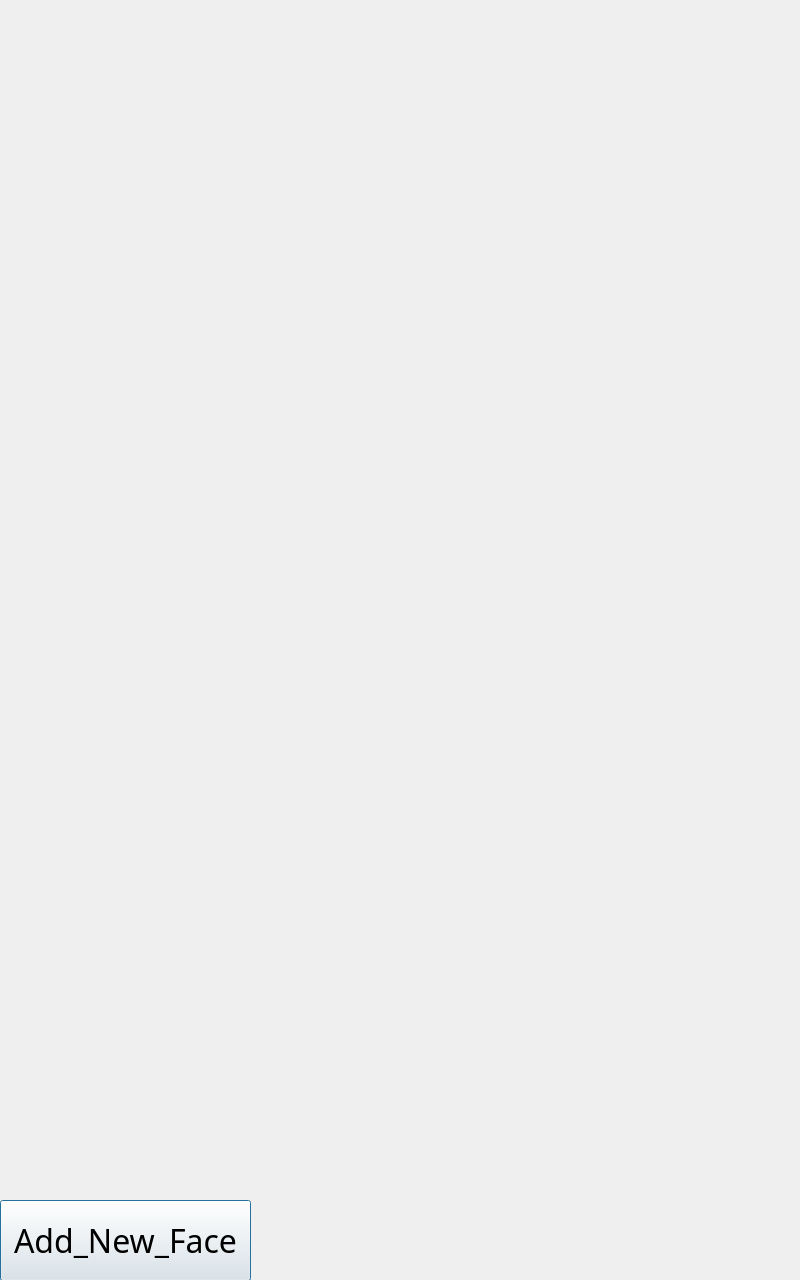
<?xml version="1.0" encoding="UTF-8"?>
<ui version="4.0">
 <class>OutputDialog</class>
 <widget class="QDialog" name="OutputDialog">
  <property name="geometry">
   <rect>
    <x>0</x>
    <y>0</y>
    <width>800</width>
    <height>1280</height>
   </rect>
  </property>
  <property name="minimumSize">
   <size>
    <width>800</width>
    <height>1280</height>
   </size>
  </property>
  <property name="maximumSize">
   <size>
    <width>800</width>
    <height>1280</height>
   </size>
  </property>
  <property name="font">
   <font>
    <family>Calibri</family>
    <weight>75</weight>
    <bold>true</bold>
   </font>
  </property>
  <property name="windowTitle">
   <string>face_rec</string>
  </property>
  <property name="windowIcon">
   <iconset>
    <normaloff>:/icon/icon.png</normaloff>:/icon/icon.png</iconset>
  </property>
  <widget class="QLabel" name="imgLabel">
   <property name="geometry">
    <rect>
     <x>-580</x>
     <y>0</y>
     <width>1980</width>
     <height>1080</height>
    </rect>
   </property>
   <property name="minimumSize">
    <size>
     <width>1980</width>
     <height>1080</height>
    </size>
   </property>
   <property name="maximumSize">
    <size>
     <width>1920</width>
     <height>1080</height>
    </size>
   </property>
   <property name="styleSheet">
    <string notr="true">bakgraound color: rgb(0, 0, 0)</string>
   </property>
   <property name="text">
    <string/>
   </property>
   <property name="alignment">
    <set>Qt::AlignCenter</set>
   </property>
  </widget>
  <widget class="QPushButton" name="add">
   <property name="geometry">
    <rect>
     <x>0</x>
     <y>1200</y>
     <width>251</width>
     <height>81</height>
    </rect>
   </property>
   <property name="font">
    <font>
     <family>굴림</family>
     <pointsize>24</pointsize>
     <weight>50</weight>
     <bold>false</bold>
    </font>
   </property>
   <property name="text">
    <string>Add_New_Face</string>
   </property>
   <property name="default">
    <bool>true</bool>
   </property>
  </widget>
 </widget>
 <resources/>
 <connections/>
</ui>
